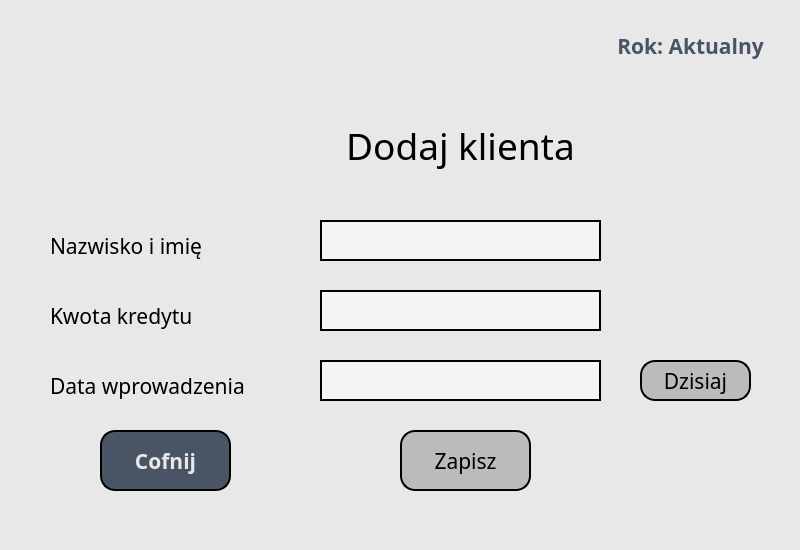
<?xml version="1.0" encoding="UTF-8"?>
<ui version="4.0">
 <class>Dialog</class>
 <widget class="QDialog" name="Dialog">
  <property name="geometry">
   <rect>
    <x>0</x>
    <y>0</y>
    <width>800</width>
    <height>550</height>
   </rect>
  </property>
  <property name="windowTitle">
   <string>Dialog</string>
  </property>
  <property name="styleSheet">
   <string notr="true">background-color: rgb(232, 232, 232);</string>
  </property>
  <widget class="QLabel" name="label_2">
   <property name="geometry">
    <rect>
     <x>50</x>
     <y>230</y>
     <width>201</width>
     <height>31</height>
    </rect>
   </property>
   <property name="font">
    <font>
     <family>Artifakt Element</family>
     <pointsize>16</pointsize>
    </font>
   </property>
   <property name="text">
    <string>Nazwisko i imię</string>
   </property>
  </widget>
  <widget class="QLineEdit" name="lineEdit">
   <property name="geometry">
    <rect>
     <x>320</x>
     <y>220</y>
     <width>281</width>
     <height>41</height>
    </rect>
   </property>
   <property name="font">
    <font>
     <family>Artifakt Element</family>
     <pointsize>16</pointsize>
    </font>
   </property>
   <property name="styleSheet">
    <string notr="true">background-color: rgb(244, 244, 242);
border-color: rgb(73, 84, 100);
border: 2px solid;</string>
   </property>
   <property name="text">
    <string/>
   </property>
  </widget>
  <widget class="QLabel" name="label_3">
   <property name="geometry">
    <rect>
     <x>50</x>
     <y>300</y>
     <width>211</width>
     <height>31</height>
    </rect>
   </property>
   <property name="font">
    <font>
     <family>Artifakt Element</family>
     <pointsize>16</pointsize>
    </font>
   </property>
   <property name="text">
    <string>Kwota kredytu</string>
   </property>
   <property name="alignment">
    <set>Qt::AlignLeading|Qt::AlignLeft|Qt::AlignVCenter</set>
   </property>
  </widget>
  <widget class="QLabel" name="label_4">
   <property name="geometry">
    <rect>
     <x>50</x>
     <y>370</y>
     <width>251</width>
     <height>31</height>
    </rect>
   </property>
   <property name="font">
    <font>
     <family>Artifakt Element</family>
     <pointsize>16</pointsize>
    </font>
   </property>
   <property name="text">
    <string>Data wprowadzenia</string>
   </property>
   <property name="alignment">
    <set>Qt::AlignLeading|Qt::AlignLeft|Qt::AlignVCenter</set>
   </property>
  </widget>
  <widget class="QLineEdit" name="lineEdit_2">
   <property name="geometry">
    <rect>
     <x>320</x>
     <y>360</y>
     <width>281</width>
     <height>41</height>
    </rect>
   </property>
   <property name="font">
    <font>
     <family>Artifakt Element</family>
     <pointsize>16</pointsize>
    </font>
   </property>
   <property name="styleSheet">
    <string notr="true">background-color: rgb(244, 244, 242);
border-color: rgb(73, 84, 100);
border: 2px solid;</string>
   </property>
   <property name="text">
    <string/>
   </property>
  </widget>
  <widget class="QLineEdit" name="lineEdit_3">
   <property name="geometry">
    <rect>
     <x>320</x>
     <y>290</y>
     <width>281</width>
     <height>41</height>
    </rect>
   </property>
   <property name="font">
    <font>
     <family>Artifakt Element</family>
     <pointsize>16</pointsize>
    </font>
   </property>
   <property name="styleSheet">
    <string notr="true">background-color: rgb(244, 244, 242);
border-color: rgb(73, 84, 100);
border: 2px solid;</string>
   </property>
   <property name="text">
    <string/>
   </property>
  </widget>
  <widget class="QPushButton" name="saveButton">
   <property name="geometry">
    <rect>
     <x>400</x>
     <y>430</y>
     <width>131</width>
     <height>61</height>
    </rect>
   </property>
   <property name="font">
    <font>
     <family>Artifakt Element</family>
     <pointsize>16</pointsize>
    </font>
   </property>
   <property name="styleSheet">
    <string notr="true">background-color: rgb(187, 187, 190);
border-color: rgb(0, 0, 0);
border: 2px solid;
border-radius: 15px;</string>
   </property>
   <property name="text">
    <string>Zapisz</string>
   </property>
  </widget>
  <widget class="QLabel" name="label_5">
   <property name="geometry">
    <rect>
     <x>240</x>
     <y>120</y>
     <width>441</width>
     <height>51</height>
    </rect>
   </property>
   <property name="font">
    <font>
     <family>Artifakt Element</family>
     <pointsize>28</pointsize>
     <weight>50</weight>
     <bold>false</bold>
    </font>
   </property>
   <property name="styleSheet">
    <string notr="true"/>
   </property>
   <property name="text">
    <string>Dodaj klienta</string>
   </property>
   <property name="alignment">
    <set>Qt::AlignCenter</set>
   </property>
  </widget>
  <widget class="QPushButton" name="BackButton">
   <property name="geometry">
    <rect>
     <x>100</x>
     <y>430</y>
     <width>131</width>
     <height>61</height>
    </rect>
   </property>
   <property name="font">
    <font>
     <family>Artifakt Element</family>
     <pointsize>16</pointsize>
     <weight>75</weight>
     <bold>true</bold>
    </font>
   </property>
   <property name="styleSheet">
    <string notr="true">background-color: rgb(73, 84, 100);
border-color: rgb(0, 0, 0);
border: 2px solid;
border-radius: 15px;
color: rgb(232, 232, 232);</string>
   </property>
   <property name="text">
    <string>Cofnij</string>
   </property>
  </widget>
  <widget class="QPushButton" name="todayButton">
   <property name="geometry">
    <rect>
     <x>640</x>
     <y>360</y>
     <width>111</width>
     <height>41</height>
    </rect>
   </property>
   <property name="font">
    <font>
     <family>Artifakt Element</family>
     <pointsize>16</pointsize>
    </font>
   </property>
   <property name="styleSheet">
    <string notr="true">background-color: rgb(187, 187, 190);
border-color: rgb(0, 0, 0);
border: 2px solid;
border-radius: 15px;</string>
   </property>
   <property name="text">
    <string>Dzisiaj</string>
   </property>
  </widget>
  <widget class="QLabel" name="yearLabel">
   <property name="geometry">
    <rect>
     <x>590</x>
     <y>20</y>
     <width>201</width>
     <height>51</height>
    </rect>
   </property>
   <property name="font">
    <font>
     <family>Artifakt Element</family>
     <pointsize>16</pointsize>
     <weight>75</weight>
     <bold>true</bold>
    </font>
   </property>
   <property name="styleSheet">
    <string notr="true">color: rgb(73, 84, 100);</string>
   </property>
   <property name="text">
    <string>Rok: Aktualny</string>
   </property>
   <property name="alignment">
    <set>Qt::AlignCenter</set>
   </property>
   <property name="wordWrap">
    <bool>true</bool>
   </property>
  </widget>
  <widget class="QLabel" name="label">
   <property name="geometry">
    <rect>
     <x>70</x>
     <y>40</y>
     <width>151</width>
     <height>161</height>
    </rect>
   </property>
   <property name="text">
    <string/>
   </property>
   <property name="pixmap">
    <pixmap>LogoSample_ByTailorBrands.png</pixmap>
   </property>
   <property name="scaledContents">
    <bool>true</bool>
   </property>
  </widget>
 </widget>
 <resources/>
 <connections/>
</ui>
